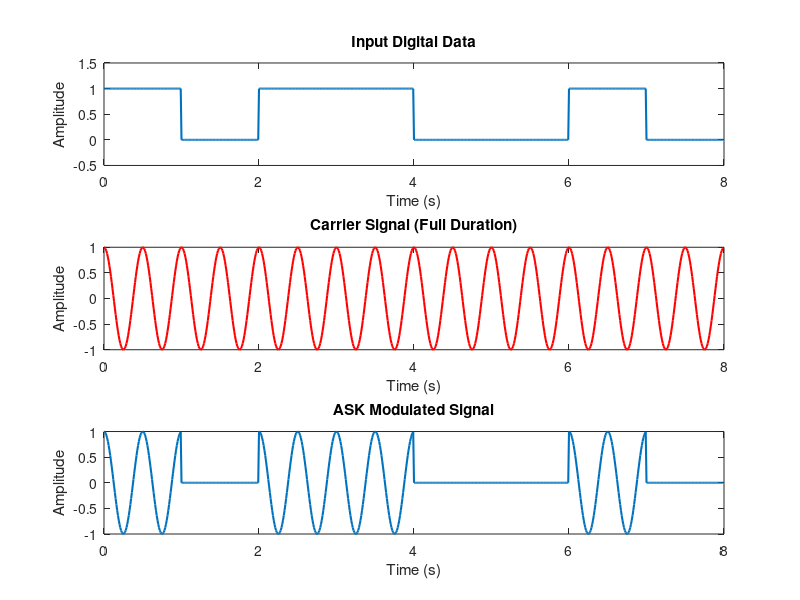

This chart was generated by the following MATLAB code:
data = [1 0 1 1 0 0 1 0]; 
bitRate = 1; 
Tb = 1/bitRate;

fs = 100; 
t = 0:1/fs:Tb-1/fs;

fc = 2; 
carrier = cos(2*pi*fc*t);

% Full time axis for entire signal
timeAxis = 0:1/fs:(length(data)*Tb - 1/fs);

% Expand digital data for plotting
dataExpanded = repelem(data, fs);


% Repeat carrier for full duration
carrierFull = repmat(carrier, 1, length(data));

% ASK Modulation
askSignal = [];
for i = 1:length(data)
    if data(i) == 1
        askSignal = [askSignal carrier]; 
    else
        askSignal = [askSignal zeros(1,length(t))]; 
    end
end

subplot(3,1,1);
plot(timeAxis, dataExpanded, 'LineWidth', 1.5);
ylim([-0.5 1.5]);
title('Input Digital Data');
xlabel('Time (s)'); 
ylabel('Amplitude');

% 2. ASK Modulated Signal
subplot(3,1,3);
plot(timeAxis, askSignal, 'LineWidth', 1.5);
title('ASK Modulated Signal');
xlabel('Time (s)'); 
ylabel('Amplitude');

% 3. Carrier Signal (Full Duration)
subplot(3,1,2);
plot(timeAxis, carrierFull, 'r', 'LineWidth', 1.5);
title('Carrier Signal (Full Duration)');
xlabel('Time (s)'); 
ylabel('Amplitude');
